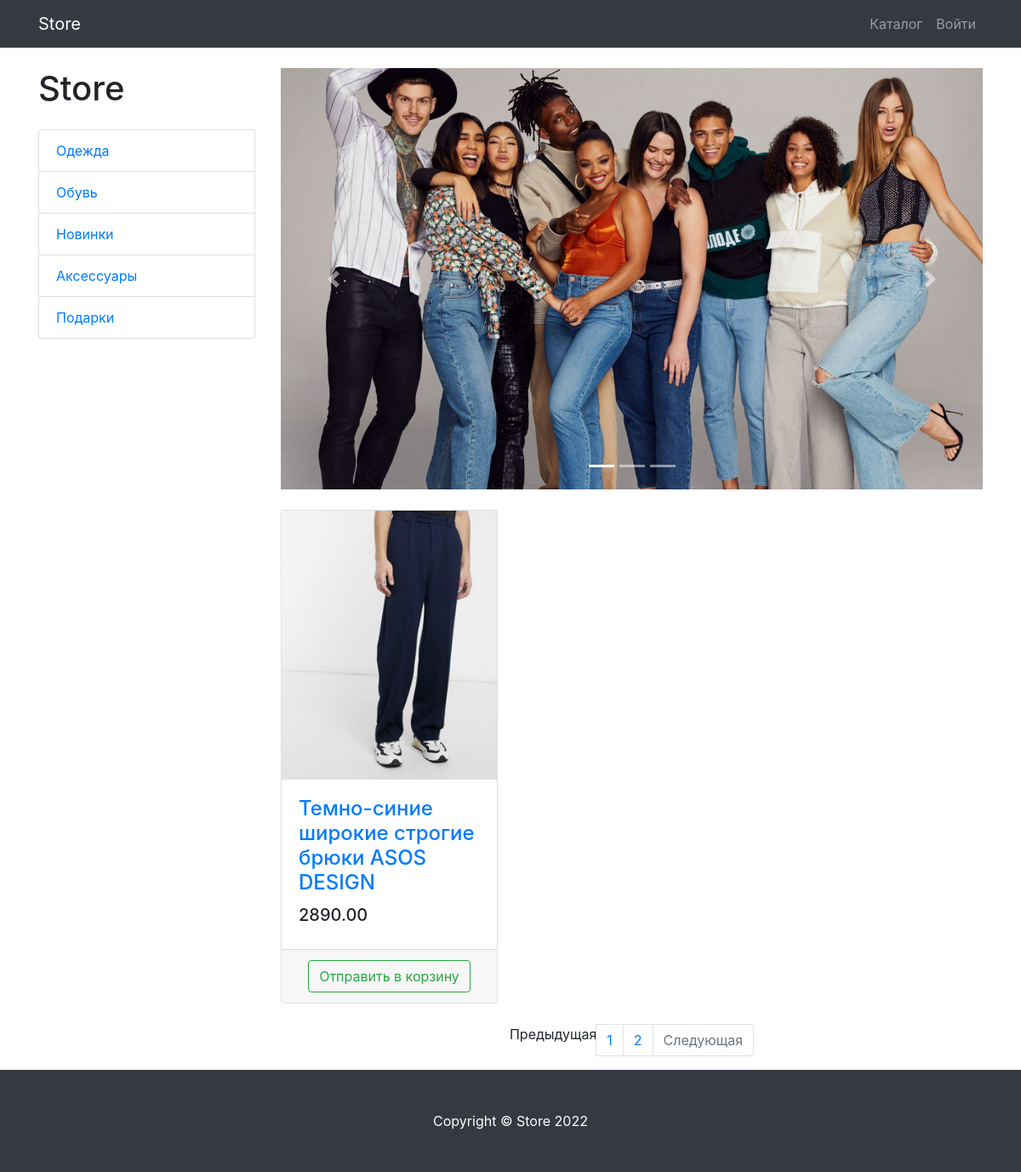
The page /products/category/1/?page=2 on the database its author committed.
### products/models.py (models this page shows, shortened)
class ProductCategory(models.Model):
    name = models.CharField(max_length=128, unique=True)
    description = models.TextField(null=True, blank=True)
    class Meta:
        verbose_name = 'category'
        verbose_name_plural = 'categories'

class Product(models.Model):
    name = models.CharField(max_length=256)
    description = models.TextField()
    price = models.DecimalField(max_digits=10, decimal_places=2)
    quantity = models.PositiveIntegerField(default=0)
    image = models.ImageField(upload_to='products_images')
    category = models.ForeignKey(to=ProductCategory, on_delete=models.CASCADE)
    class Meta:
        verbose_name = 'product'
        verbose_name_plural = 'products'

### products/views.py (the view)
# urls.py: path('products/', ProductsListView.as_view(), name='products'),
class ProductsListView(TitleMixin, ListView):
    model = Product
    template_name = "products/products.html"
    paginate_by = 3
    title = 'Store - Каталог'
    def get_queryset(self):
        queryset = super(ProductsListView, self).get_queryset()
        category_id = self.kwargs.get('category_id')
        return queryset.filter(category_id=category_id) if category_id else queryset
    def get_context_data(self, **kwargs):
        context = super(ProductsListView, self).get_context_data()
        context['categories'] = ProductCategory.objects.all()
        return context

### common/view.py (called while the page is built)
    def get_context_data(self, **kwargs):
        context = super(TitleMixin, self).get_context_data(**kwargs)
        context['title'] = self.title
        return context

### products/context_processors.py (called while the page is built)
def baskets(request):
    user = request.user
    return {'baskets': Basket.objects.filter(user=user) if user.is_authenticated else []}

### products/templates/products/products.html (shortened to what this page needs)
{% extends 'products/base.html' %}
{% load static %}
{% block css %}<link href="{% static 'vendor/css/products.css' %}" rel="stylesheet">{% endblock %}
{% block content %}
<div class="container">
    <div class="row">
        <div class="col-lg-3">
            <h1 class="my-4">Store</h1>
            <div class="list-group">
                {% for category in categories %}
                <a href="{% url 'products:category' category.id %}" class="list-group-item">{{ category.name }}</a>
                {% endfor %}
            </div>
        </div>
        <div class="col-lg-9">
            <div id="carouselExampleIndicators" class="carousel slide my-4" data-ride="carousel">
                <ol class="carousel-indicators">
                    <li data-target="#carouselExampleIndicators" data-slide-to="0" class="active"></li>
                    <li data-target="#carouselExampleIndicators" data-slide-to="1"></li>
                    <li data-target="#carouselExampleIndicators" data-slide-to="2"></li>
                </ol>
                <div class="carousel-inner" role="listbox">
                    <div class="carousel-item active">
                        <img class="d-block img-fluid" src="{% static 'vendor/img/slides/slide-1.jpg' %}" alt="First slide">
                    </div>
                </div>
                <a class="carousel-control-prev" href="#carouselExampleIndicators" role="button" data-slide="prev">
                    <span class="carousel-control-prev-icon" aria-hidden="true"></span>
                </a>
                <a class="carousel-control-next" href="#carouselExampleIndicators" role="button" data-slide="next">
                    <span class="carousel-control-next-icon" aria-hidden="true"></span>
                </a>
            </div>
            <div class="row">
                {% for product in object_list %}
                <div class="col-lg-4 col-md-6 mb-4">
                    <div class="card h-100">
                        <a href="#">
                            <img class="card-img-top"
                                 src={{ product.image.url }}
                                 alt="">
                        </a>
                        <div class="card-body">
                            <h4 class="card-title">
                                <a href="#">{{product.name}}</a>
                            </h4>
                            <h5>{{product.price}}</h5>
                        </div>
                        <div class="card-footer text-center">
                            <a class="btn btn-outline-success" href="{% url 'products:basket_add' product.id %}">Отправить в корзину</a>
                        </div>
                    </div>
                </div>
                {% endfor %}
            </div>
            {% if is_paginated %}
            <nav aria-label="Page navigation example">
                <ul class="pagination justify-content-center">
                    <li class="page-item {% if not page_obj.has_previous %} disabled" {% endif %}>
                        <a class="page-link" href="{% if page_obj.has_previous %} ?page={{page_obj.previous_page_number }} {% endif %}" tabindex="-1" aria-disabled="true">Предыдущая</a>
                    </li>
                    {% for page in page_obj.paginator.page_range %}
                    <li class="page-item"><a class="page-link" href="?page={{ page }}">{{ page }}</a></li>
                    {% endfor %}
                    <li class="page-item {% if not page_obj.has_next %} disabled {% endif %}">
                        <a class="page-link" href="{% if page_obj.has_next %} ?page={{page_obj.next_page_number}} {% else %} {% endif %}">Следующая</a>
                    </li>
                </ul>
            </nav>
            {% endif %}
        </div>
    </div>
</div>
{% endblock %}
{% block footer %}
<footer class="py-5 bg-dark">
    <div class="container">
        <p class="m-0 text-center text-white">Copyright &copy; Store 2022</p>
    </div>
</footer>
{% endblock %}

### rows shown on the page
ProductCategory: name "Одежда"
ProductCategory: name "Обувь"
ProductCategory: name "Новинки"
ProductCategory: name "Аксессуары"
ProductCategory: name "Подарки"
Product: image (picture), name "Темно-синие широкие строгие брюки ASOS DESIGN", price "2890.00"

### other values the page prints
{{ page }} "1" "2"
